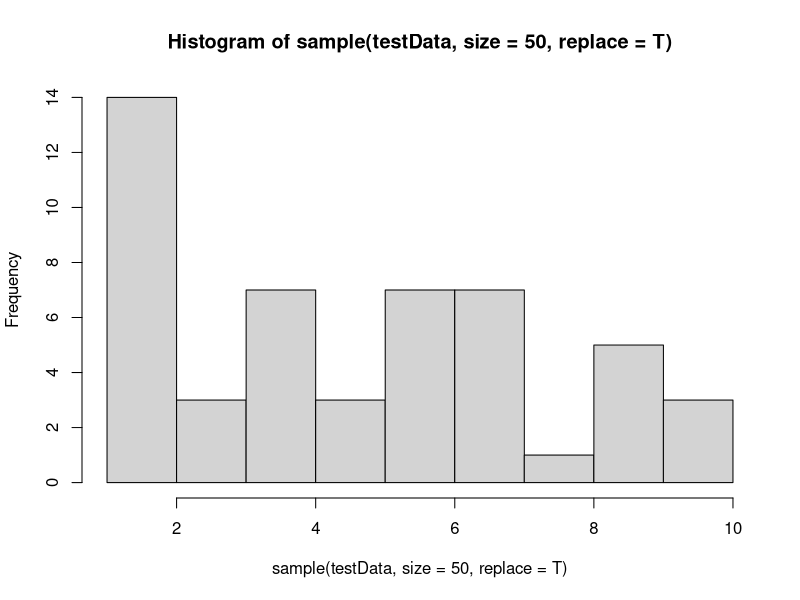

The R source for this figure: (Note: this script raises an error after producing the figure.)
gpa <- c(3.1, 3.2, 3.3, 3.4, 3.5, 3.6, 4.7)

age <- c(21, 22, 23, 24, 25, 26, 27)

wt <- c(151, 142, 133, 164, 165, 166, 167)

df <- data.frame(gpa, age, wt)
df[2,]
df1 <- df[,c(-2, -3)]
df$weightPerAge <- df$wt / df$age
vec <- c(1,2,3)
vec <- vec -4
mean(vec)
mean(c(-100, 5, 10, 149))
smallData <- c(1,2,3,4,5)
sample(smallData, size = 6, replace = TRUE)
mean(replicate(1000,mean(sample(smallData,size=5,replace=FALSE))))
testData <- c(1:10)
hist(sample(testData, size = 50, replace = T))

myFamilyNames <- c("Dad","Mom","Sis","Bro","Dog")

myFamilyAges <- c(43, 42, 12, 8, 5)

myFamilyGenders <- c("Male","Female","Female","Male","Female")

myFamilyWeights <- c(188,136,83,61,44)

myFamily <- data.frame(myFamilyNames, +
                         
                         myFamilyAges, myFamilyGenders, myFamilyWeights)

myFamily$myFamilyNames <-c(myFamilyNames, "Cat")

myFamilyNames <-c(myFamilyNames, "Mouse")
myFamily$myFamilyNames

myFirstF <- function(vec) {
  return(mean(vec))
}

ages <- myFirstF(myFamilyAges)
ages

Temp <- c (10, 5, 15, 20, 10, 15, 20, 20, 22, 5) #ave temperature (for a given day)

Wind <- c(0, 10, 10, 5, 10, 5, 10, 10, 15, 0) #ave wind speed (for a given day)

Heat <- c(50, 30, 10, 15, 20, 15, 20, 20, 5, 40) #cost to heat a home (for a given day)
df_t <- data.frame(Heat, Wind, Temp)
lm_t <- lm(Heat ~ ., data = df_t, )
summary(lm_t)

ny <- geocode("Syracuse, NY")
de <- geocode("Newark, DE")
Rating <- c( 0.8, 0,3)
simple_dt <- data.frame(c(ny, de), Rating)

map.color <- ggplot(simple_dt, aes(map_id = state)) +
  geom_map(map = us, aes(fill = Rating)) +
  expand_limits(x = us$long, y = us$lat) +
  coord_map() + ggtitle("City Ratings")
map.color
